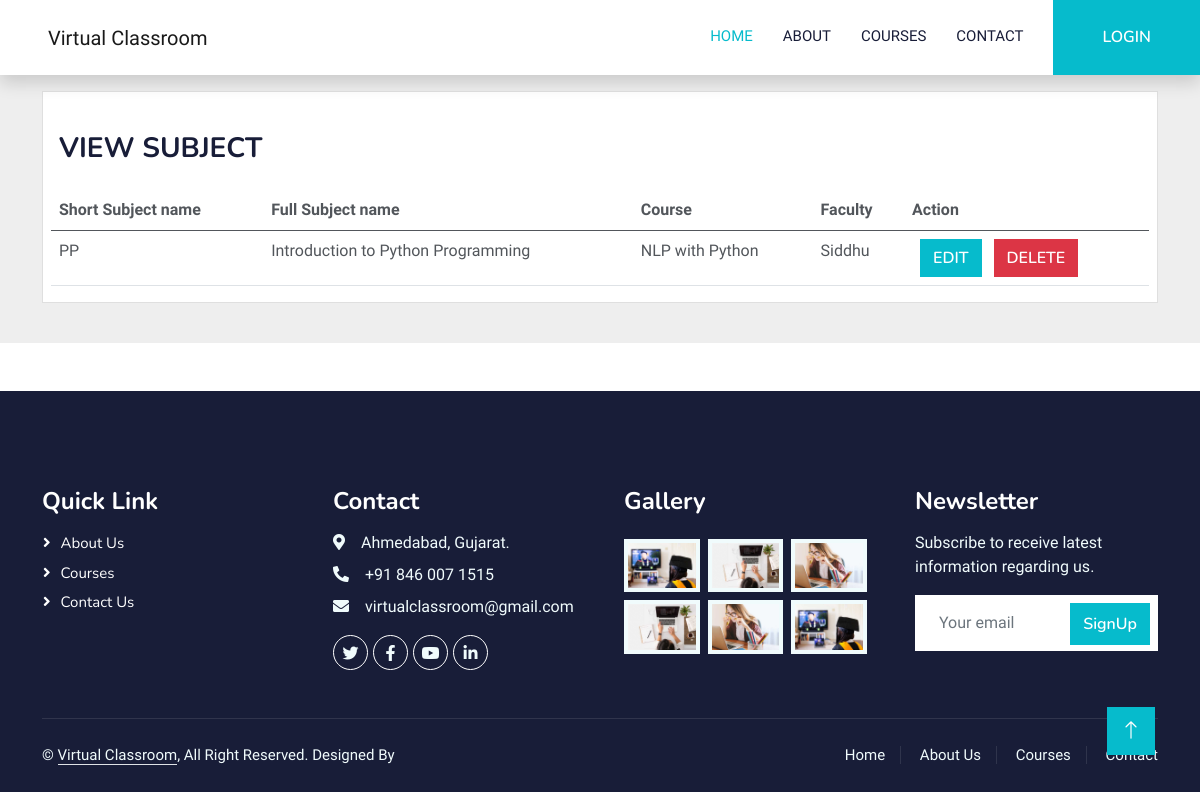
/Hod/Subject/View, run on the app's committed database.
### ssa_app/models.py (models this page shows, shortened)
class Subject(models.Model):
    name = models.CharField(max_length=100)
    short_name = models.CharField(max_length=100)
    course = models.ForeignKey(Course, on_delete=models.CASCADE)
    staff = models.ForeignKey(Staff, on_delete=models.CASCADE)
    create_at = models.DateTimeField(auto_now_add=True,null = True)
    update_at = models.DateTimeField(auto_now=True)

class Course(models.Model):
    short_name = models.CharField(max_length=100)
    name = models.CharField(max_length=100)
    create_at = models.DateTimeField(auto_now_add=True)
    update_at = models.DateTimeField(auto_now=True)
    def __str__(self) -> str:
        return self.short_name

class Staff(models.Model):
    admin = models.OneToOneField(CustomUser,on_delete=models.CASCADE)
    gender = models.CharField(max_length=7)
    address = models.TextField()
    create_at = models.DateTimeField(auto_now_add=True)
    update_at = models.DateTimeField(auto_now=True)
    def __str__(self) -> str:
        return self.admin.first_name

class CustomUser(AbstractUser):
    USER = (
        (1,'HOD'),
        (2,'STAFF'),
        (3,'STUDENT'),
    )
    user_type = models.CharField(choices=USER, max_length=50, default=1)
    profile_pic = models.ImageField( upload_to='static',)

### ssa_app/HOD_views.py (the view)
# urls.py: path('Hod/Subject/View',HOD_views.ViewSubject,name="ViewSubject"),
def ViewSubject(request):
    subjects = Subject.objects.all()
    course = Course.objects.all()
    context = {
        "subjects":subjects,
        "course":course,
    }
    return render(request,'hod/ViewSubject.html',context)

### template/hod/ViewSubject.html (shortened to what this page needs)
{% extends "base.html" %} {% load static %} {% block body %}
<section style="background-color: #eee">
  <div class="container py-3">
    <div class="col-lg-12">
      <div class="card mb-4">
        <div class="card-body">
          <div class="row">
            <div class="col-sm-9">
              <h3 class="pt-4">VIEW SUBJECT</h3>
            </div>
          </div>
        </div>
        <div class="tab px-2">
          <table id="example" class="table">
            <thead>
              <tr>
                <th scope="col">Short Subject name</th>
                <th scope="col">Full Subject name</th>
                <th scope="col">Course</th>
                <th scope="col">Faculty</th>
                <th scope="col">Action</th>
              </tr>
            </thead>
            <tbody>
              {% for i in subjects %}
              <tr>
                <td>{{i.short_name}}</td>
                <td>{{i.name}}</td>
                <td>{{i.course}}</td>
                <td>{{i.staff}}</td>
                <td>
                  <a
                    href="{% url 'EditSubject' i.id %}"
                    class="btn btn-primary mx-2"
                  >
                    EDIT
                  </a>
                  <a
                    href="{% url 'DeleteSubject' i.id %}"
                    class="btn btn-danger"
                  >
                    DELETE
                  </a>
                </td>
              </tr>
              {% endfor %}
            </tbody>
          </table>
        </div>
      </div>
    </div>
  </div>
</section>
{% endblock body %}

### static/css/style.css (style rules this page uses)
:root { --primary: #06BBCC; --light: #F0FBFC; --dark: #181d38; }
.btn { font-family: 'Nunito', sans-serif; font-weight: 600; transition: .5s; }
.btn.btn-primary, .btn.btn-secondary { color: #FFFFFF; }

### data on the page
Subject: short_name "PP", name "Introduction to Python Programming", course "NLP with Python", staff "Siddhu"
